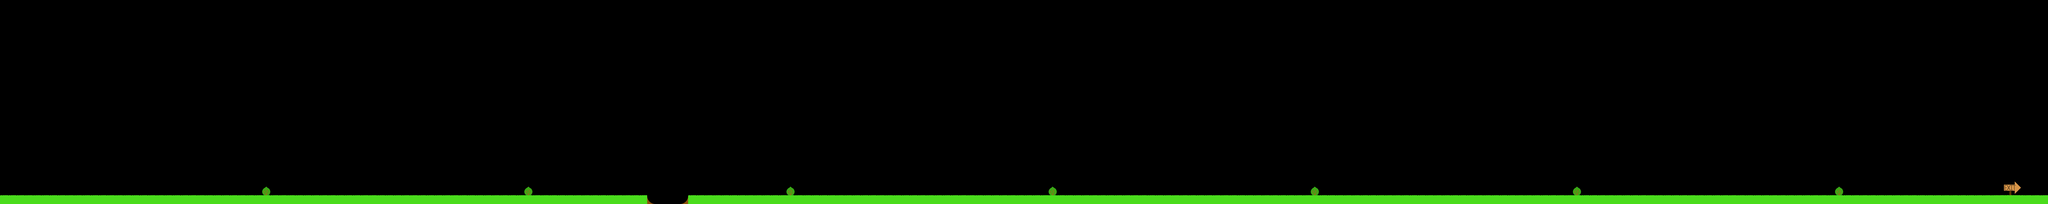

Tiled map render using the project's own tile images. Description and the map definition, with tile-layer contents summarised, below:
An orthogonal 250x25 tile map with 32x32 px tiles, 2 tile layers (ground, background) and 41 objects.

<map version="1.0" orientation="orthogonal" renderorder="right-down" width="250" height="25" tilewidth="32" tileheight="32" nextobjectid="76">
 <tileset firstgid="1" name="ground" tilewidth="32" tileheight="32">
  <image source="levelTextures/ground.png" width="256" height="256" />
 </tileset>
 <layer name="ground" width="250" height="25">
  <data>[6250 cells, 269 non-empty, 3 distinct tile ids]</data>
 </layer>
 <layer name="background" width="250" height="25">
  <data>[6250 cells, 256 non-empty, 11 distinct tile ids]</data>
 </layer>
 <objectgroup name="player">
  <object id="1" x="69" y="738" width="22" height="22">
   <ellipse />
  </object>
 </objectgroup>
 <objectgroup name="enemy">
  <object id="52" x="6529" y="727" width="29" height="24">
   <properties>
    <property name="enemyType" value="0" />
   </properties>
   <ellipse />
  </object>
  <object id="54" x="7426" y="728" width="28" height="27">
   <properties>
    <property name="enemyType" value="1" />
   </properties>
   <ellipse />
  </object>
 </objectgroup>
 <objectgroup name="coins">
  <object id="27" x="1348" y="708" width="24" height="24">
   <ellipse />
  </object>
  <object id="28" x="1472" y="705" width="29" height="28">
   <ellipse />
  </object>
  <object id="29" x="1599" y="706" width="30" height="26">
   <ellipse />
  </object>
  <object id="30" x="1727" y="705" width="33" height="29">
   <ellipse />
  </object>
  <object id="31" x="1856" y="705" width="31" height="29">
   <ellipse />
  </object>
  <object id="32" x="2497" y="706" width="27" height="26">
   <ellipse />
  </object>
  <object id="33" x="2689" y="707" width="28" height="26">
   <ellipse />
  </object>
  <object id="34" x="2530" y="674" width="26" height="25">
   <ellipse />
  </object>
  <object id="35" x="2658" y="675" width="28" height="26">
   <ellipse />
  </object>
  <object id="36" x="2596" y="611" width="22" height="22">
   <ellipse />
  </object>
  <object id="37" x="3233" y="706" width="29" height="26">
   <ellipse />
  </object>
  <object id="38" x="3360" y="705" width="27" height="26">
   <ellipse />
  </object>
  <object id="39" x="3488" y="706" width="30" height="28">
   <ellipse />
  </object>
  <object id="40" x="3616" y="706" width="30" height="27">
   <ellipse />
  </object>
  <object id="41" x="3744" y="707" width="28" height="25">
   <ellipse />
  </object>
  <object id="42" x="4255" y="706" width="31" height="27">
   <ellipse />
  </object>
  <object id="43" x="4417" y="708" width="29" height="24">
   <ellipse />
  </object>
  <object id="44" x="4577" y="706" width="30" height="26">
   <ellipse />
  </object>
  <object id="45" x="4735" y="705" width="33" height="27">
   <ellipse />
  </object>
  <object id="46" x="5377" y="707" width="28" height="26">
   <ellipse />
  </object>
  <object id="47" x="5600" y="707" width="31" height="25">
   <ellipse />
  </object>
  <object id="48" x="5824" y="707" width="30" height="24">
   <ellipse />
  </object>
  <object id="49" x="6499" y="706" width="30" height="25">
   <ellipse />
  </object>
  <object id="50" x="6562" y="707" width="27" height="25">
   <ellipse />
  </object>
  <object id="74" x="2561" y="641" width="28" height="28">
   <ellipse />
  </object>
  <object id="75" x="2625" y="643" width="29" height="29">
   <ellipse />
  </object>
 </objectgroup>
 <objectgroup name="traps">
  <object id="56" x="4354" y="722" width="30" height="25">
   <ellipse />
  </object>
  <object id="58" x="4513" y="721" width="30" height="27">
   <ellipse />
  </object>
  <object id="60" x="4673" y="722" width="28" height="26">
   <ellipse />
  </object>
  <object id="63" x="5488" y="721" width="30" height="28">
   <ellipse />
  </object>
  <object id="64" x="5518" y="723" width="32" height="25">
   <ellipse />
  </object>
  <object id="67" x="5714" y="721" width="27" height="27">
   <ellipse />
  </object>
  <object id="68" x="5745" y="722" width="30" height="27">
   <ellipse />
  </object>
  <object id="70" x="7218" y="723" width="28" height="27">
   <ellipse />
  </object>
  <object id="71" x="7152" y="721" width="30" height="27">
   <ellipse />
  </object>
  <object id="72" x="6353" y="723" width="28" height="26">
   <ellipse />
  </object>
  <object id="73" x="6737" y="721" width="30" height="28">
   <ellipse />
  </object>
 </objectgroup>
 <objectgroup name="medickit">
  <object id="55" x="7712" y="705" width="31" height="28">
   <ellipse />
  </object>
 </objectgroup>
</map>
